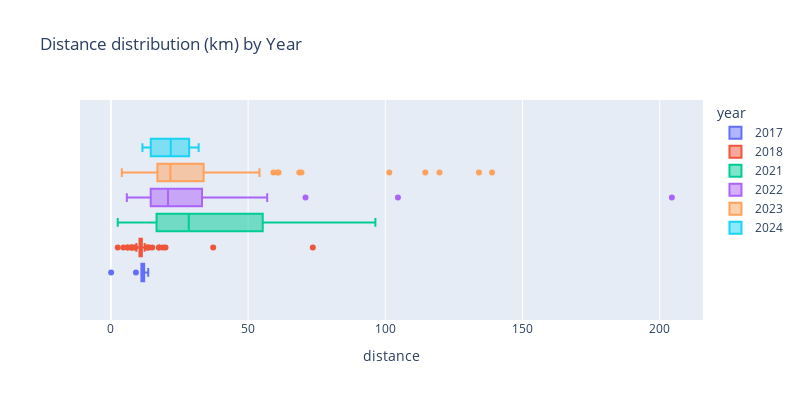

Notebook code cell kept with this figure:
### Markdown cell above
#### Distance distribution (km) by Year

Showing the main statistical values for each active year.

### Code cell
# Plot the box
fig = px.box(filtered_data, x='distance', color='year', title="Distance distribution (km) by Year", width=CHART_WIDTH, height=CHART_HEIGHT)
fig.show()

### Figure 1 — Plotly figure (JSON) as saved in the notebook; plotly's stock layout.template omitted (floating-point values rounded to 4 significant figures; data arrays with more than 128 entries replaced by an {"elided": "..."} marker saying what was removed)
{"data": [{"alignmentgroup": "True", "hovertemplate": "year=2017<br>distance=%{x}<extra></extra>", "legendgroup": "2017", "marker": {"color": "#636efa"}, "name": "2017", "notched": false, "offsetgroup": "2017", "orientation": "h", "showlegend": true, "type": "box", "x": {"elided": "368 float values"}, "x0": " ", "xaxis": "x", "y0": " ", "yaxis": "y"}, {"alignmentgroup": "True", "hovertemplate": "year=2018<br>distance=%{x}<extra></extra>", "legendgroup": "2018", "marker": {"color": "#EF553B"}, "name": "2018", "notched": false, "offsetgroup": "2018", "orientation": "h", "showlegend": true, "type": "box", "x": {"elided": "428 float values"}, "x0": " ", "xaxis": "x", "y0": " ", "yaxis": "y"}, {"alignmentgroup": "True", "hovertemplate": "year=2021<br>distance=%{x}<extra></extra>", "legendgroup": "2021", "marker": {"color": "#00cc96"}, "name": "2021", "notched": false, "offsetgroup": "2021", "orientation": "h", "showlegend": true, "type": "box", "x": {"elided": "367 float values"}, "x0": " ", "xaxis": "x", "y0": " ", "yaxis": "y"}, {"alignmentgroup": "True", "hovertemplate": "year=2022<br>distance=%{x}<extra></extra>", "legendgroup": "2022", "marker": {"color": "#ab63fa"}, "name": "2022", "notched": false, "offsetgroup": "2022", "orientation": "h", "showlegend": true, "type": "box", "x": {"elided": "368 float values"}, "x0": " ", "xaxis": "x", "y0": " ", "yaxis": "y"}, {"alignmentgroup": "True", "hovertemplate": "year=2023<br>distance=%{x}<extra></extra>", "legendgroup": "2023", "marker": {"color": "#FFA15A"}, "name": "2023", "notched": false, "offsetgroup": "2023", "orientation": "h", "showlegend": true, "type": "box", "x": {"elided": "375 float values"}, "x0": " ", "xaxis": "x", "y0": " ", "yaxis": "y"}, {"alignmentgroup": "True", "hovertemplate": "year=2024<br>distance=%{x}<extra></extra>", "legendgroup": "2024", "marker": {"color": "#19d3f3"}, "name": "2024", "notched": false, "offsetgroup": "2024", "orientation": "h", "showlegend": true, "type": "box", "x": [null, null, 14.53, null, null, null, null, 31.98, null, null, null, 18.56, null, null, null, 22.82, 31.15, 28.53, null, null, null, null, null, 11.5, null, null, null, null, null, null, null, 25.02, null, null, null, null, 13.78, null, 20.84], "x0": " ", "xaxis": "x", "y0": " ", "yaxis": "y"}], "layout": {"boxmode": "group", "height": 400, "legend": {"title": {"text": "year"}, "tracegroupgap": 0}, "title": {"text": "Distance distribution (km) by Year"}, "width": 800, "xaxis": {"anchor": "y", "domain": [0, 1], "title": {"text": "distance"}}, "yaxis": {"anchor": "x", "domain": [0, 1]}}}
